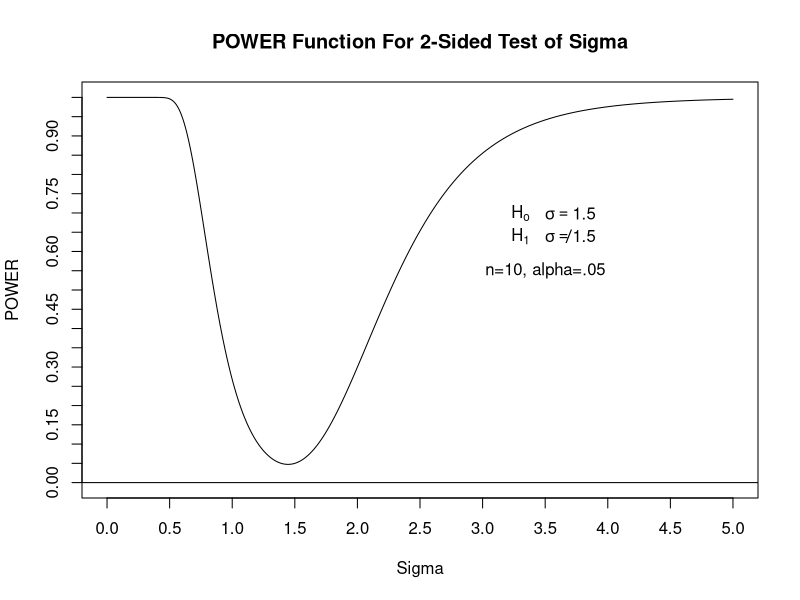

This figure's R source:
n =  10
df =  n-1
sigo  =  1.5
sig =   seq(0,5,.001)
power =  pchisq((sigo**2)*qchisq(.025,df)/(sig**2),df)+1-
        pchisq((sigo**2)*qchisq(.975,df)/(sig**2),df)

#postscript("u:/meth1/psfiles/power_sig.ps",height=8,horizontal=F)

par(lab=c(15,20,4))
plot(sig,power,type="l",ylim=c(0,1),xlab="Sigma",
ylab="POWER")
title("POWER Function For 2-Sided Test of Sigma")
text(3.5,.55,"n=10, alpha=.05")
abline(h=0)
text(3.3,.7, expression(H[o]))   
text(3.7,.7, expression( sigma == 1.5))   
text(3.3,.64,expression(H[1]))   
text(3.7,.64,expression( sigma != 1.5)) 
 
#graphics.off()
